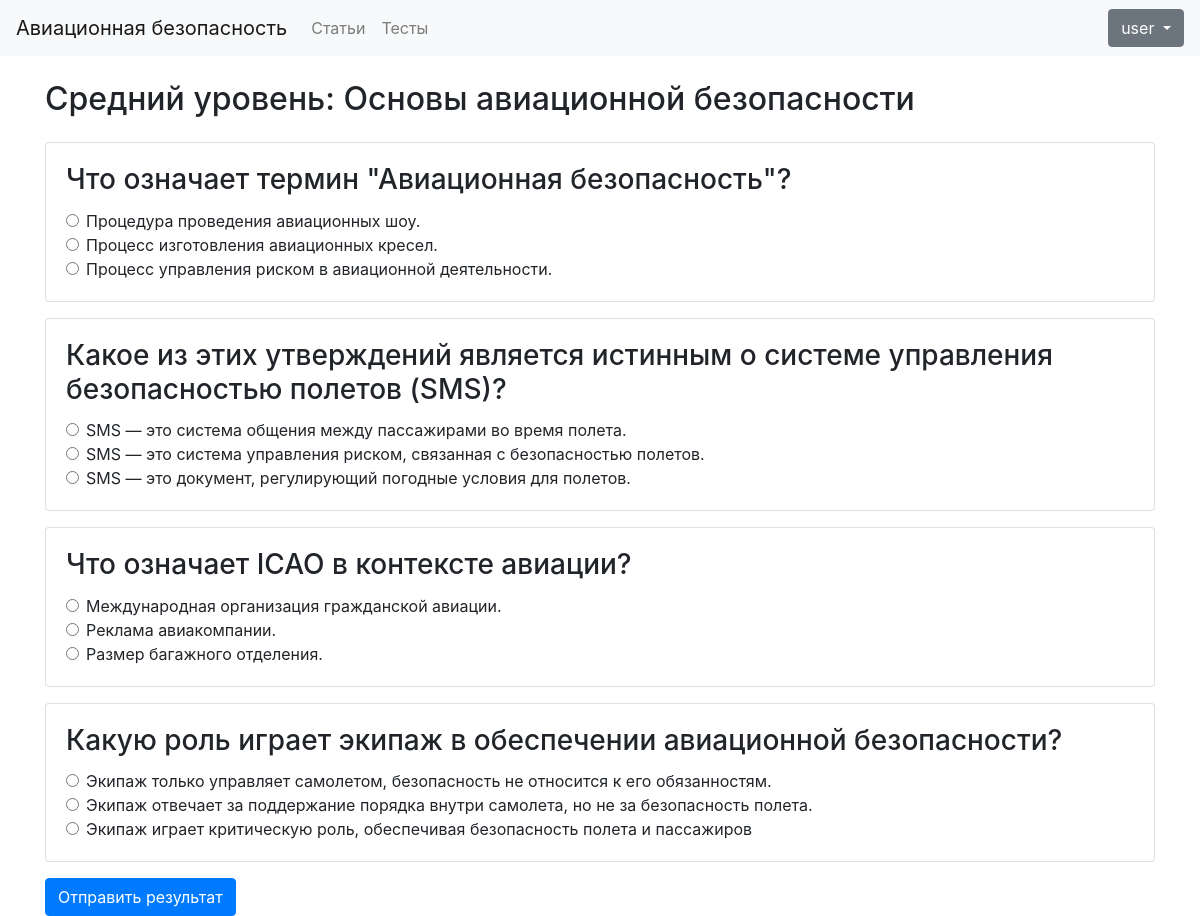
Screenshot of /7/ (signed in) with the database file from the repository.
### quiz/models.py (models this page shows, shortened)
class Test(models.Model):
    DIFFICULTY_EASY = 'E'
    DIFFICULTY_MEDIUM = 'M'
    DIFFICULTY_HARD = 'H'
    DIFFICULTY_CHOICES = [
        (DIFFICULTY_EASY, 'Легкая'),
        (DIFFICULTY_MEDIUM, 'Средняя'),
        (DIFFICULTY_HARD, 'Сложная'),
    ]
    title = models.CharField(max_length=200)
    difficulty = models.CharField(max_length=1, choices=DIFFICULTY_CHOICES, default=DIFFICULTY_EASY)
    created_by = models.ForeignKey(User, on_delete=models.CASCADE)

class Question(models.Model):
    text = models.TextField()
    test = models.ForeignKey(Test, on_delete=models.CASCADE, related_name='questions')

class Answer(models.Model):
    text = models.CharField(max_length=200)
    is_correct = models.BooleanField(default=False)
    question = models.ForeignKey(Question, on_delete=models.CASCADE, related_name='answers')

### quiz/views.py (the view, shortened to what this page needs)
# urls.py: path('<int:pk>/', views.test_detail, name='test_detail'),
@login_required
def test_detail(request, pk):
    test = get_object_or_404(Test, pk=pk)
    return render(request, 'quiz/test_detail.html', {'test': test})

### quiz/templates/quiz/test_detail.html (shortened to what this page needs)
{% extends "quiz/base.html" %}
{% block content %}
<h2 class="my-4">{{ test.title }}</h2>
<form method="post">
    {% for question in test.questions.all %}
    <div class="card mb-3">
        <div class="card-body">
            <h3 class="card-title">{{ question.text }}</h3>
            {% for answer in question.answers.all %}
            <div class="form-check">
                <input class="form-check-input" type="radio" name="{{ question.id }}" value="{{ answer.id }}">
                <label class="form-check-label">{{ answer.text }}</label>
            </div>
            {% endfor %}
        </div>
    </div>
    {% endfor %}
    <button type="submit" class="btn btn-primary">Отправить результат</button>
</form>
{% endblock %}

### quiz/templates/quiz/base.html (shortened to what this page needs)
<!DOCTYPE html>
<html>
<head>
  <link rel="stylesheet" href="https://stackpath.bootstrapcdn.com/bootstrap/4.5.2/css/bootstrap.min.css">
  <link rel="stylesheet" href="https://cdnjs.cloudflare.com/ajax/libs/font-awesome/5.15.1/css/all.min.css">
</head>
<body>
  <nav class="navbar navbar-expand-lg navbar-light bg-light">
    <a class="navbar-brand" href="{% url 'home' %}">Авиационная безопасность</a>
    <ul class="navbar-nav ml-auto">
      <li class="nav-item">
        <a class="nav-link" href="{% url 'articles:article_list' %}">Статьи</a>
      </li>
      <li class="nav-item">
        <a class="nav-link" href="{% url 'quiz:test_list' %}">Тесты</a>
      </li>
    </ul>
    <div class="collapse navbar-collapse" id="navbarNavDropdown">
      <ul class="navbar-nav ml-auto">
        <li class="nav-item dropdown">
          <button class="btn btn-secondary dropdown-toggle" type="button" id="dropdownMenuButton" data-toggle="dropdown" aria-haspopup="true" aria-expanded="false">
            {{ user.username }}
        </button>
        </li>
      </ul>
    </div>
  </nav>
  <div class="container">
    {% block content %}
    {% endblock %}
  </div>
</body>
</html>

### rows the page displays
Test: title "Средний уровень: Основы авиационной безопасности"
Question: text "Что означает термин \"Авиационная безопасность\"?"
Answer: text "Процедура проведения авиационных шоу."
Answer: text "Процесс изготовления авиационных кресел."
Answer: text "Процесс управления риском в авиационной деятельности."
Question: text "Какое из этих утверждений является истинным о системе управления безопасностью полетов (SMS)?"
Answer: text "SMS — это система общения между пассажирами во время полета."
Answer: text "SMS — это система управления риском, связанная с безопасностью полетов."
Answer: text "SMS — это документ, регулирующий погодные условия для полетов."
Question: text "Что означает ICAO в контексте авиации?"
Answer: text "Международная организация гражданской авиации."
Answer: text "Реклама авиакомпании."
Answer: text "Размер багажного отделения."
Question: text "Какую роль играет экипаж в обеспечении авиационной безопасности?"
Answer: text "Экипаж только управляет самолетом, безопасность не относится к его обязанностям."
Answer: text "Экипаж отвечает за поддержание порядка внутри самолета, но не за безопасность полета."
Answer: text "Экипаж играет критическую роль, обеспечивая безопасность полета и пассажиров"

### other values shown
{{ user.username }} "user"
